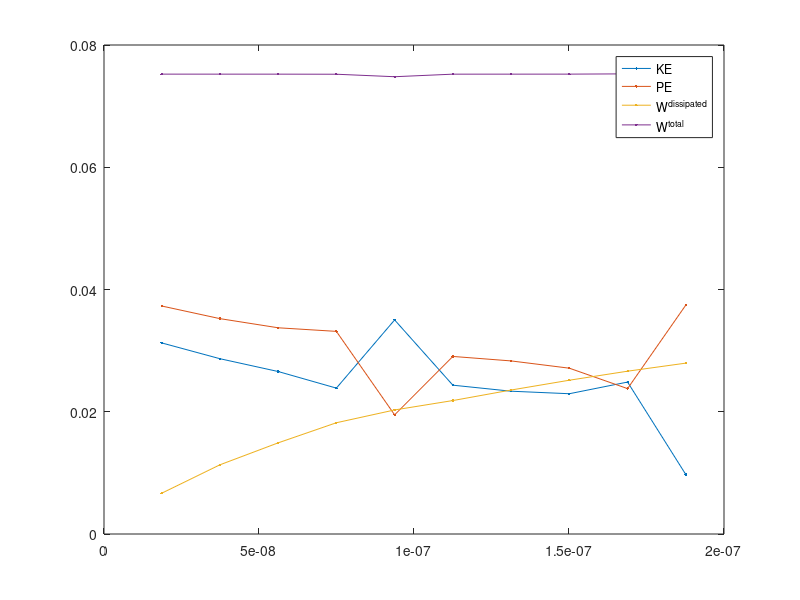
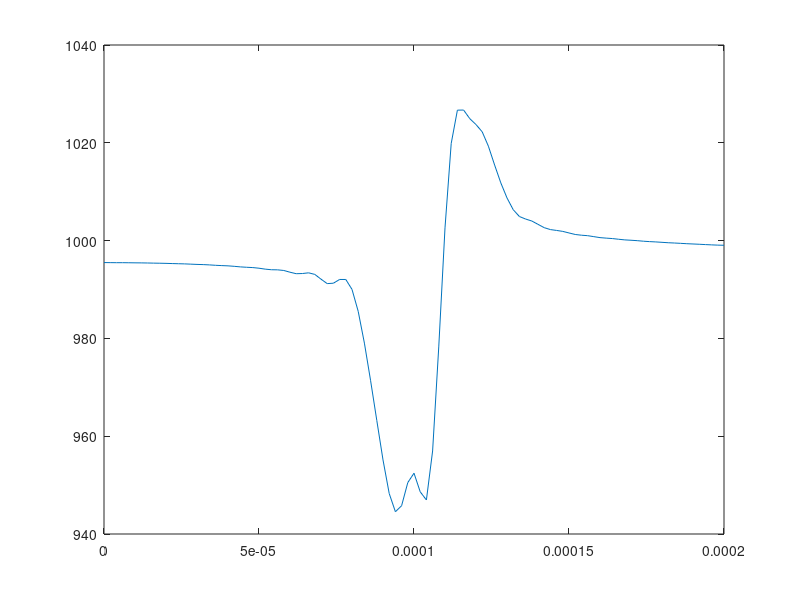

Write MATLAB code to recreate these figures, in order.
 function [data] = hw_1(nn, b1, b2)
    if nargin < 3       
        nn = 101;
        b1 = 0.06;
        b2 = 1.2;
    end
    m = 0.1;
    data.R = 200e-6;    % m
    data.ro = 100e-6;   % m
    data.w = 4e-6;      % m
    data.A = 0.2;
    data.nn = nn;
    data.ne = data.nn - 1;
    data.rho = 1000.0;  % kg/m^3
    data.K = 1e9;       % Pa (N/m^2)
    data.G = 100e6;     % Pa (N/m^2)
    data.b1 = b1;
    data.b2 = b2;
    data.c = sqrt((data.K+4*data.G/3)/data.rho);
    data.h = data.R/data.ne;
    
    data.mesh.X = linspace(0, data.R, data.nn);
    data.mesh.conn = [1:data.nn-1; 2:data.nn];
    
    data.v = zeros(data.nn,1);
    data.a = zeros(data.nn,1);
    data.d = zeros(data.nn,1);
    
    data.energy.dissipated = 0.0;
    data.rho_current = data.rho;
    data.eps_vol_previous = 0.0;
   
    M = mass_matrix(data);
    
    data.dt = m * data.h/data.c;
    total_time = (data.R)/data.c;
    num_steps = ceil(total_time/data.dt);
    
    history = [];
    for ts = 1:num_steps
        t = (ts-1)*data.dt;
        data.energy.pe = 0.0;
        [f, data] = internal_force(data);
        data.a = f./M;
        if ts > 1
            data.v = data.v + 0.5*data.dt*data.a;
        end
        data.a(1) = 0.0; % Prevent rigid-body motion
        data.v = data.v + 0.5*data.dt*data.a;
        data.d = data.d + data.dt*data.v;
        
        if any(isnan(data.v))
            fprintf('Simulation unstable at step %d.\n', ts);
            break;
        end
        
        data.pressure(1) = 2*data.pressure(1);
        data.pressure(end) = 2*data.pressure(end);
        data.rho_current(1) = 2*data.rho_current(1);
        data.rho_current(end) = 2*data.rho_current(end);
        
        if mod(ts, 100) == 0
            if nargin > 0
                continue;
            end
            data.energy.ke = kinetic_energy(data, M);
            data.energy.total = data.energy.ke + data.energy.pe + ... 
                                data.energy.dissipated;
            history(end+1, :) = [t, data.energy.ke, data.energy.pe, ...
                                 data.energy.dissipated, data.energy.total];

            fprintf('ts ke      pe      W_dis   W_total \n');
            fprintf('%d  %6.5f %6.5f %6.5f %6.5f \n', ...
                   ts, data.energy.ke, data.energy.pe, data.energy.dissipated, ...
                   data.energy.total);                 
            figure(1); clf;
            plot(history(:,1), history(:,[2,3,4,5]),'.-');
            legend('KE', 'PE', 'W^{dissipated}', 'W^{total}');
            pause(0.01);
            
            figure(2); clf;
            plot(data.mesh.X, data.rho_current);
            pause(0.1);
        end
    end  
end

function [M] = mass_matrix(data)
    M = zeros(data.nn,1);
    for c = data.mesh.conn
        Xe = data.mesh.X(c);
        for q = quadrature_1D(2)
            [N, dNdp] = shape(q);
            J0 = Xe*dNdp;   % l_e/2 essentially
            X = Xe*N;
            M(c) = M(c) + N*data.rho*2*pi*X*det(J0)*q(end);           
        end        
    end
    assert(abs(sum(M)-(pi*data.R^2*data.rho)) < 1e-5);
end

function [fint, data] = internal_force(data)
    fint = zeros(data.nn,1);
    data.pressure = zeros(data.nn,1);
    data.rho_current = zeros(data.nn,1);
    for c = data.mesh.conn
        de = data.d(c);
        Xe = data.mesh.X(c);
        ve = data.v(c);
        for q = quadrature_1D(1)
            [N, dNdp] = shape(q);
            J0 = Xe*dNdp;
            dNdX = dNdp/J0;
            X = Xe*N;
            B = [dNdX'; N'/X; [0 0]];
            eps_thermal_vol = data.A*exp(-((X-data.ro)^2)/(data.w^2));
            eps = B*de - (eps_thermal_vol/3)*[1;1;1];
            eps_vol = sum(eps);
            D = B*ve;
            eps_vol_dot = sum(D);
            Q = 0.0;
            if eps_vol_dot < 0.0
                Q = data.b1*data.rho*data.c*data.h*abs(eps_vol_dot) ...
                  + data.b2*data.rho*data.h^2*eps_vol_dot^2;
            end
            p = -data.K*(log(eps_vol+1)/(eps_vol+1)) + Q;
            eps_dev = eps - (eps_vol/3)*[1;1;1];
            T_dev = 2*data.G*eps_dev;
            T = T_dev - p*[1;1;1];
            wt = 2*pi*X*det(J0)*q(end);
            fint(c) = fint(c) - B'*T*wt; 
            data.energy.dissipated = data.energy.dissipated ...
                                   - Q*eps_vol_dot*data.dt*wt;
            data.energy.pe = data.energy.pe + (0.5*data.K*log(1+eps_vol)^2 ...
                           + data.G*(eps_dev'*eps_dev))*wt;
            rho_current = data.rho / (1+eps_vol);
            data.pressure(c) = data.pressure(c) + N*p;
            data.rho_current(c)  = data.rho_current(c) + N*rho_current;
        end
    end
end

function [ke] = kinetic_energy(data, M)
    ke = 0.5*dot(data.v, M.*data.v);
end

function [q] = quadrature_1D(n)
    if n == 1
        q = [0; 2];
    elseif n == 2
        q = [[-1 1]/sqrt(3.0); [1 1]];
    end
end

function [N, dNdp] = shape(q)
    N = 0.5*[1-q(1); 1+q(1)];
    dNdp = 0.5*[-1; 1];
end